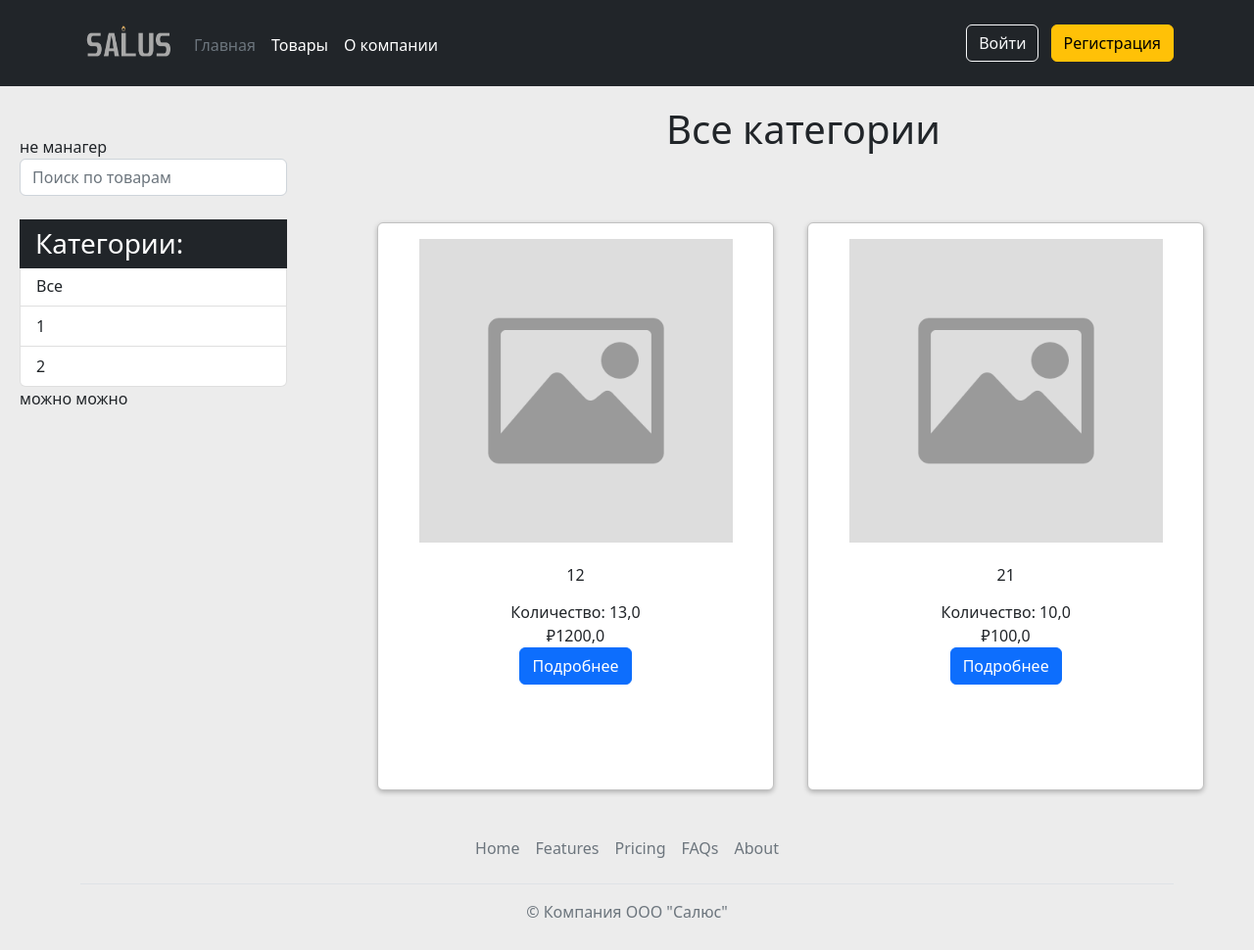
The app's page /product/products/, older data.
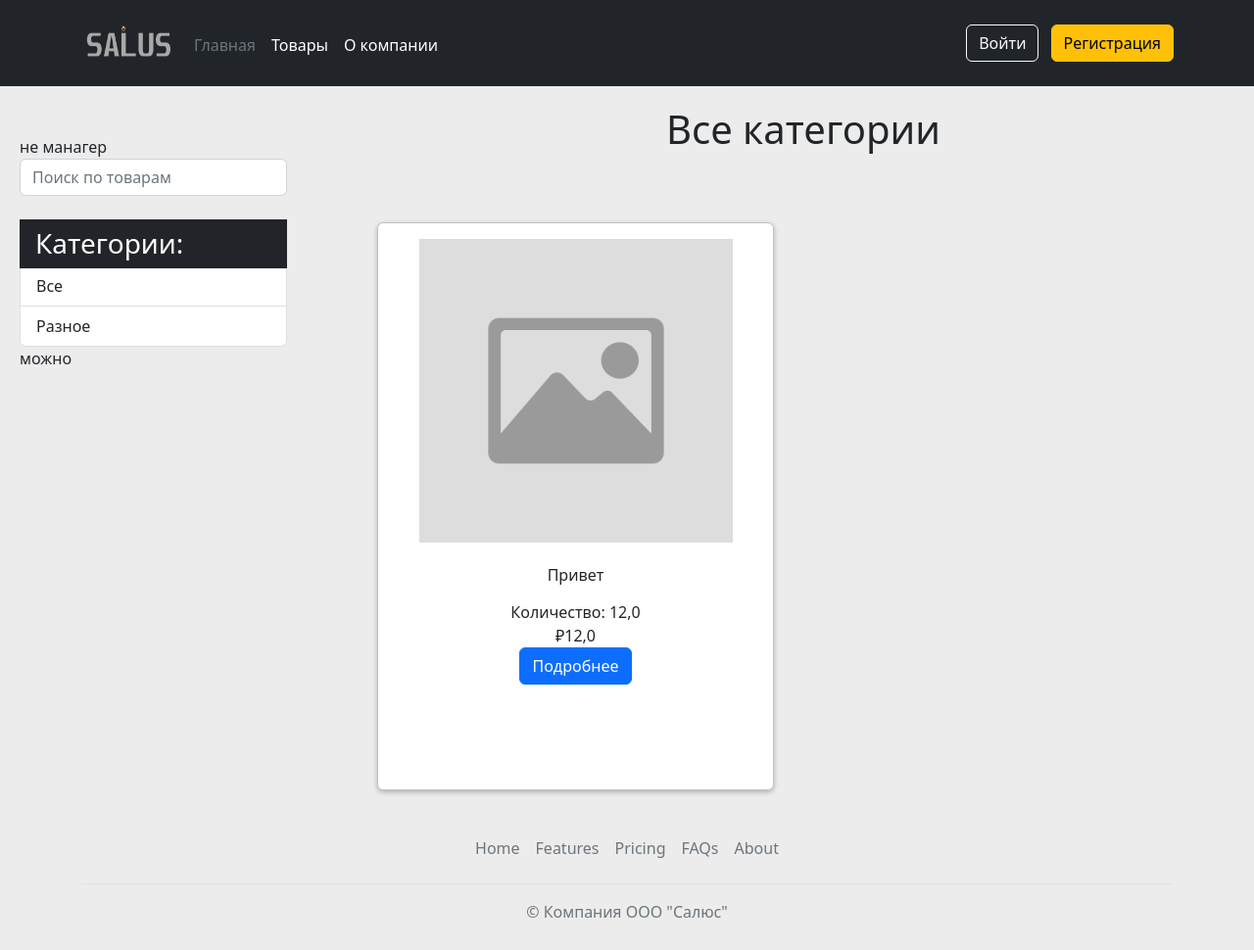
The same page, newer data.
### shop/models.py (models this page shows, shortened)
class Category(models.Model):
    name = models.CharField(max_length=100, db_index=True, unique=True)
    slug = models.SlugField(max_length=100, unique=True)
    class Meta:
        ordering = ('name', )
        verbose_name = 'Категория'
        verbose_name_plural = 'Категории'
    def get_absolute_url(self):
        return reverse('myshop:product_list_by_category', args=[self.slug])

class Product(models.Model):
    category = models.ForeignKey(Category, related_name='products', on_delete=CASCADE, verbose_name='Категория')
    name = models.CharField(max_length=50, db_index=True, verbose_name='Название товара')
    description = models.TextField(max_length=1000, blank=True, verbose_name='Описание и спецификация')
    price = models.FloatField(validators=[MinValueValidator(Decimal('0.01'))], verbose_name='Цена')
    opt_price = models.FloatField(validators=[MinValueValidator(Decimal('0.01'))], verbose_name='Оптовая цена',  blank=True, null=True)
    opt_price_if = models.FloatField(validators=[MinValueValidator(Decimal('0'))], default=10000, verbose_name='Количество, необходимое для оптовой цены', blank=True, null=True)
    amount = models.FloatField(verbose_name='Количество')
    image = models.ImageField(upload_to='product/%Y/%m/%d', blank=True, null=True, verbose_name='Изображение')
    created = models.DateTimeField(auto_now_add=True)
    uploaded = models.DateTimeField(auto_now=True)
    class Meta:
        ordering = ('name',)
        verbose_name = 'Товар'
        verbose_name_plural = 'Товары'

### shop/views.py (the view)
# urls.py: path('products/', views.product_list, name='product_list'),
def product_list(request, category_slug=None):
    category = None
    categories = Category.objects.all()
    products = Product.objects.all()
    if category_slug:
        category = get_object_or_404(Category, slug=category_slug)
        products = products.filter(category=category)
    return render(request, 'product/list.html',
                  {
                      'category': category,
                      'categories': categories,
                      'products': products
                  })

### cart/context_processors.py (called while the page is built)
def cart(request):
    return {'cart': Cart(request)}

### templates/product/list.html (shortened to what this page needs)
{%extends 'index.html' %}
{% load static %}
{% block container %}
<head>
  </head>
<div class="d-flex">
    <div class="container content position-fixed" style="margin-left: 20px; min-width:20rem;" >
        <div class="row">
            <div class="col-3 list-group" >
                {% if user.role == 1 %}
                <a class="btn btn-primary" href="{% url 'myshop:product_create' %}">Добавить товар</a>
                <br>
                <a class="btn btn-primary" href="{% url 'myshop:category_create' %}">Добавить категорию</a>
                {% else %} не манагер {% endif %}
                <form action="{% url 'myshop:search_results' %}"  method="get" class="col-12 mb-3 mb-lg-0 me-lg-3">
                            <input type="search" name="q" class="form-control form-input form-control-dark" placeholder="Поиск по товарам" aria-label="Search" >
                    </form><br>
                    <h3 class="list-group-item list-group-item-action border-0 active" style="background: #212529; margin-bottom: -2px;">Категории:</h3>
                    <a class="list-group-item list-group-item-action" {% if not category %}class="selected"{% endif %} href="{% url 'myshop:product_list' %}">Все</a>
                    {% for c in categories %}
        <a href="{{ c.get_absolute_url }}" class="list-group-item list-group-item-action" {% if category.slug == c.slug %}class="selected" {% endif %}>{{ c.name }}     </a>
        {% endfor %}
                {% for product in products %}{% if category == product.category  %} Удалить нельзя {% else %} можно {% endif %}{% endfor %}
            </div>
        </div>
    </div>
<div class="col-md-9 " style="margin-left: 370px;">
        <center>
        <h1 class=" position-sticky" style="margin-top: 20px;margin-right: 60px;">{% if category %}{{ category.name }}{% else %}Все категории{% endif %}</h1><br><br>
        </center>
        {% for product in products %}
        <div class="card product col-md-3" style="width: 405px; height: 580px;
                          text-align: center;
                          display: inline-block;
                          margin: 15px;">
            <div calss="card-header " >
                <div class="card-body" style="position: relative">
                    <a href="http://127.0.0.1:8000/product/{{ product.id }} ">
                            <img  width="320px" height="310px" src="{% if product.image %}{{ product.image.url }}{%else %}{% static 'img/no-image.png' %}{% endif %}" >
                    </a><br><br>
                    <h6 class="card-title text-break" style="max-width:400px;">{{ product.name|linebreaks }}</h6>
                    <div>
                        Количество: {{ product.amount }}<br>
                        ₽{{ product.price }}
                            <br>
                        <a href=" http://127.0.0.1:8000/product/{{ product.id }} " class="btn btn-primary" style="margin-bottom: 10px;">Подробнее</a><br>
                        </div>
                </div>
            </div>
        </div>
        {% endfor %}
</div>
</div>
{% endblock container %}

### templates/index.html (shortened to what this page needs)
{% load static %}
<html lang="en" xmlns="http://www.w3.org/1999/html">
  <head>
    <link href="https://cdn.jsdelivr.net/npm/bootstrap@5.2.3/dist/css/bootstrap.min.css" rel="stylesheet">
  </head>
  <header class=" p-4 bg-dark text-white sticky-top ">
    <div class="container ">
      <div class="d-flex flex-wrap align-items-center justify-content-center justify-content-lg-start">
        <a href="/" class=" d-flex align-items-center mb-2 mb-lg-0 text-white text-decoration-none">
          <img src="{% static '/img/spng.png' %}" class="bi me-2" width="100" height="40" style="margin-right:100pxS" role="img" aria-label="Bootstrap">
        </a>
        <ul class="nav col-12 col-lg-auto me-lg-auto mb-2 justify-content-center mb-md-0">
          <li><a href="{% url 'home' %}" class="linkz nav-link px-2 text-secondary " aria-current="page">Главная</a></li>
          <li><a href="{% url 'myshop:product_list' %}" class="linkz nav-link px-2 text-white">Товары</a></li>
          <li><a href="#company" class="linkz nav-link px-2 text-white">О компании</a></li>
        </ul>
        <div class="text-end" >
        {% if user.is_authenticated %}
          <div class=" d-flex">
              <a href="{% url 'cart:cart' %}">
          <img id="cart-icon" src="{% static 'img/cart.png' %}">
        </a>
              <h6><span class="badge bg-danger rounded-pill" >
                {% if cart|length > 0 %}{% with total_items=cart|length %}
                        {{ total_items }}{% endwith %}
                {% else %}
                    0
                {% endif %}
    </span></h6>
          </div>
          </div>
        <div class="dropdown">
                    <button style="margin-left: 5px;" class="btn btn-outline-light dropdown-toggle" type="button" data-bs-toggle="dropdown" aria-expanded="true">
                    Профиль
                    </button>
                    <ul class="dropdown-menu">
                        <li class="dropdown-item">{{ user.username }}</li>
                        <li><hr class="dropdown-divider"></li>
                        <li><a class="dropdown-item" href="{% url 'password_change' %}">Изменить пароль</a></li>
                        <li><a class="dropdown-item" href="{% url 'orders:orders_user' %}">Заказы</a></li>
                    </ul>
                  </div>
            <a style="margin-left: 10px;" href="{% url 'logout' %}" class="btn btn-warning">Выход</a>
      </div>
         {% else %}
                  <a href="{% url 'login' %}" class="btn btn-outline-light me-2">Войти</a>
                  <a href="{% url 'signup' %}" class="btn btn-warning"  >Регистрация</a>
            {% endif %}
   </div>
  </header>
{% block container %}
{% endblock container %}
<div class="container navbar-fixed-bottom">
  <footer class="py-4 my-7 " >
    <ul class="nav justify-content-center border-bottom pb-3 mb-3">
      <li class="nav-item"><a href="#" class="nav-link px-2 text-muted">Home</a></li>
      <li class="nav-item"><a href="#" class="nav-link px-2 text-muted">Features</a></li>
      <li class="nav-item"><a href="#" class="nav-link px-2 text-muted">Pricing</a></li>
      <li class="nav-item"><a href="#" class="nav-link px-2 text-muted">FAQs</a></li>
      <li class="nav-item"><a href="#" class="nav-link px-2 text-muted">About</a></li>
    </ul>
    <p class="text-center text-muted">&copy; Компания ООО "Салюс"</p>
  </footer>
</div>
</html>

### templates/index.html (style rules this page uses)
.linkz { padding-bottom: 5px; }
footer { padding-top: 60px; position: relative; bottom: 0; }

### templates/product/list.html (style rules this page uses)
.content { margin-top: 50px; margin-top: 50px; }
.product { border: 1px solid #c0c0c0; text-align: center; transition: all 0.5s ease 0s; margin-bottom: 20px; box-shadow: 0 2px 5px rgba(0, 0, 0, 0.25); }

Row changes from the older to the newer data that the page shows:
removed Category: name "2"
removed Product: shows "можно", name "12", amount "13,0", price "1200,0"
removed Product: shows "можно", name "21", amount "10,0", price "100,0"
changed Category: name "1" → "Разное"
added Product: shows "можно", name "Привет", amount "12,0", price "12,0"
